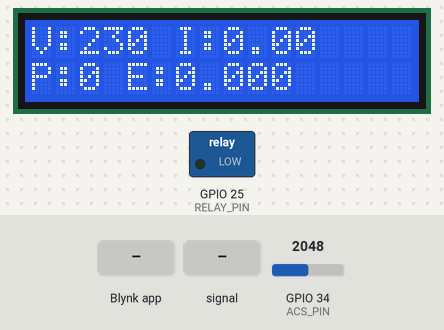
Bench run of a sketch on a simulated ESP32. Parts: 16×2 character LCD, switched loads named in the sketch (green lamp = pin HIGH). The test bench sets the inputs (shaded band); at power-on: GPIO 34 (ACS_PIN) = 2048. WiFi joins after 1.5 s; servers stay silent unless stated; what the sketch prints to the serial monitor is not drawn.

Above: at 5.1 s.
5.2 s: Blynk app writes 1 to V5
At 6.2 s:
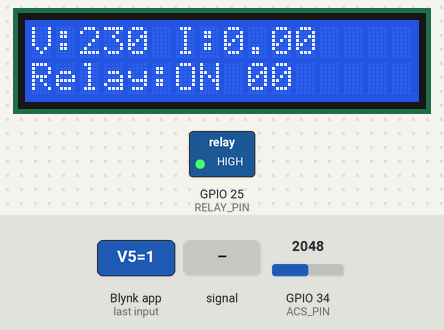
7.8 s: Blynk app writes 0 to V5
At 9.4 s:
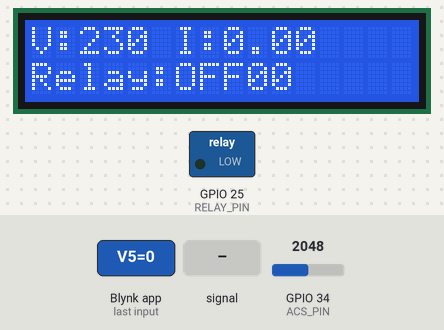
11.0 s: Blynk app writes 200 to V5
At 13.0 s:
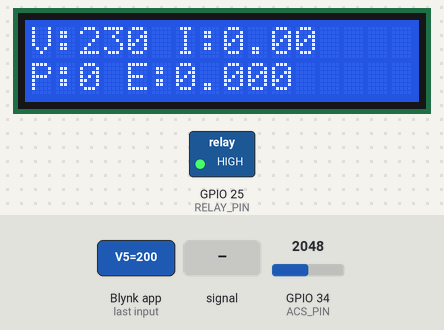
13.3 s: GPIO 34 (ACS_PIN) fed a 200 Hz sine of ±327 counts around its level
At 14.3 s:
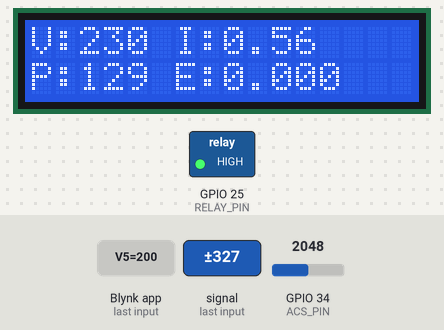
16.5 s: GPIO 34 (ACS_PIN) set to 1460
At 17.8 s:
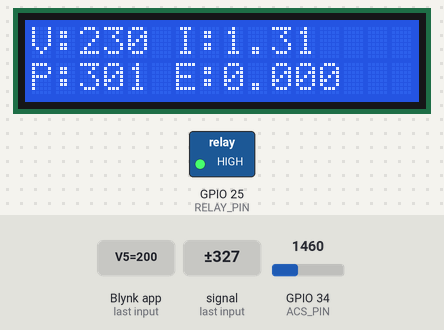
19.7 s: GPIO 34 (ACS_PIN) fed a 1000 Hz sine of ±1023 counts around its level
At 21.4 s:
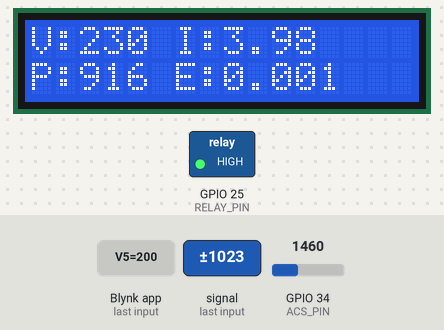
Timing chart, 0 to 22.9 s (numbered marks = the images above; inputs shaded):
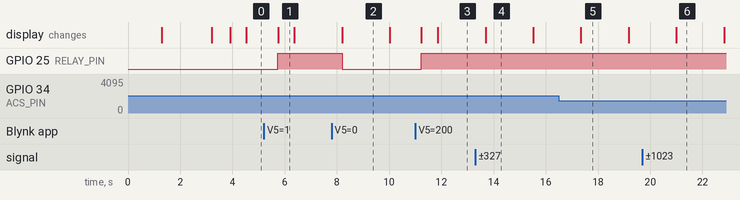

Measured:
- after the input at 5.2 s, GPIO 25 (RELAY_PIN): LOW → HIGH after 0.54 s; the display: changes after 0.55 s (image 1)
- after the input at 7.8 s, GPIO 25 (RELAY_PIN): HIGH → LOW after 0.40 s; the display: changes after 0.40 s (image 2)
- after the input at 11.0 s, GPIO 25 (RELAY_PIN): LOW → HIGH after 0.23 s; the display: first changes after 0.24 s (image 3 shows a later state)
- after the input at 13.3 s, the display: changes after 0.39 s (image 4)
- what the display in image 1 shows lasts 0.7 s, from 5.7 s to 6.4 s
- what the display in image 2 shows lasts 1.8 s, from 8.2 s to 10.0 s

The sketch:

Smart-Energy-Meter-General.ino
```cpp
/************ SMART ENERGY METER (ESP32 + ACS712 + LCD + BLYNK) ************/
#define BLYNK_TEMPLATE_ID   ""
#define BLYNK_TEMPLATE_NAME "Smart IOT Energy Meter"
#define BLYNK_AUTH_TOKEN    ""

#define BLYNK_PRINT Serial

#include <WiFi.h>
#include <BlynkSimpleEsp32.h>
#include <Wire.h>
#include <LiquidCrystal_I2C.h>

/* -------------------- WIFI / BLYNK -------------------- */
char auth[] = BLYNK_AUTH_TOKEN;
char ssid[] = "";  /*hotspot name*/
char pass[] = ""; /*hotspot pass*/

/* -------------------- PINS -------------------- */
#define RELAY_PIN 25          // Relay control pin (2N2222 driver)
#define ACS_PIN   34          // ACS712 OUT pin to GPIO34 (ADC)

/* Relay ON/OFF logic (change if opposite behaviour) */
const int RELAY_ON_LEVEL  = HIGH;
const int RELAY_OFF_LEVEL = LOW;

/* -------------------- LCD -------------------- */
LiquidCrystal_I2C lcd(0x27, 16, 2);

/* -------------------- METER CONSTANTS -------------------- */
const float MAINS_VOLTAGE = 230.0;     // fixed because no voltage sensor
const float UNIT_RATE_RS  = 7.5;       // ₹ per kWh
const float ACS712_SENSITIVITY = 0.100f; // 20A version = 100mV/A

/* RMS sampling window */
const uint16_t SAMPLE_WINDOW_MS = 600;

/* -------------------- RUNTIME VARIABLES -------------------- */
float Irms = 0.0f, PowerW = 0.0f, EnergyKWh = 0.0f, CostRs = 0.0f;
unsigned long lastUpdateMs = 0;

/* -------------------- BLYNK RELAY CONTROL (V5) -------------------- */
BLYNK_WRITE(V5) {
  int btn = param.asInt();
  digitalWrite(RELAY_PIN, btn ? RELAY_ON_LEVEL : RELAY_OFF_LEVEL);

  Blynk.virtualWrite(V5, btn);

  lcd.setCursor(0, 1);
  lcd.print("Relay:");
  lcd.print(btn ? "ON " : "OFF");
}

BLYNK_CONNECTED() {
  Blynk.syncVirtual(V5);
}

/* -------------------- Vpp Measurement -------------------- */
float measureVpp() {
  int rawMin = 4095;
  int rawMax = 0;

  unsigned long start = millis();
  while (millis() - start < SAMPLE_WINDOW_MS) {
    int v = analogRead(ACS_PIN);
    if (v < rawMin) rawMin = v;
    if (v > rawMax) rawMax = v;
  }

  float Vmin = (rawMin * 3.3f) / 4095.0f;
  float Vmax = (rawMax * 3.3f) / 4095.0f;
  return (Vmax - Vmin);
}

/* -------------------- Measurement & Calculation -------------------- */
void readAndCompute() {
  float Vpp = measureVpp();

  // RMS formula: Irms = Vpp / (2√2 × sensitivity)
  const float denom = 2.828f * ACS712_SENSITIVITY;
  float Irms_raw = Vpp / denom;

  /* ✅ CLEAN CURRENT FIX
     If relay is OFF → force current to zero
     This removes the 0.5–0.8 A noise when OFF */
  int relayState = digitalRead(RELAY_PIN);
  if (relayState == RELAY_OFF_LEVEL) {
    Irms_raw = 0.0f;
  }

  // Extra noise filtering
  if (Irms_raw < 0.10f) Irms_raw = 0.0f;

  // Smooth display
  Irms = 0.7f * Irms + 0.3f * Irms_raw;

  PowerW = MAINS_VOLTAGE * Irms;

  static unsigned long lastMs = millis();
  unsigned long now = millis();
  float dt_hours = (now - lastMs) / 3600000.0f;
  lastMs = now;

  EnergyKWh += (PowerW / 1000.0f) * dt_hours;
  CostRs     = EnergyKWh * UNIT_RATE_RS;
}

/* -------------------- LCD + Blynk Output -------------------- */
void pushOutputs() {
  lcd.setCursor(0, 0);
  lcd.print("V:"); lcd.print((int)MAINS_VOLTAGE);
  lcd.print(" I:"); lcd.print(Irms, 2);
  lcd.print(" ");

  lcd.setCursor(0, 1);
  lcd.print("P:"); lcd.print(PowerW, 0);
  lcd.print(" E:"); lcd.print(EnergyKWh, 3);

  Blynk.virtualWrite(V0, MAINS_VOLTAGE);
  Blynk.virtualWrite(V1, Irms);
  Blynk.virtualWrite(V2, PowerW);
  Blynk.virtualWrite(V3, EnergyKWh);
  Blynk.virtualWrite(V4, CostRs);
}

/* -------------------- SETUP -------------------- */
void setup() {
  Serial.begin(115200);

  pinMode(RELAY_PIN, OUTPUT);
  digitalWrite(RELAY_PIN, RELAY_OFF_LEVEL);
  pinMode(ACS_PIN, INPUT);

  lcd.init();
  lcd.backlight();
  lcd.clear();
  lcd.setCursor(0, 0); lcd.print("Smart Energy");
  lcd.setCursor(0, 1); lcd.print("Booting...");
  delay(1200);
  lcd.clear();

  WiFi.begin(ssid, pass);
  Serial.print("WiFi:");
  while (WiFi.status() != WL_CONNECTED) { delay(400); Serial.print("."); }
  Serial.println("\nWiFi OK");

  Blynk.begin(auth, ssid, pass);

  lcd.setCursor(0, 0); lcd.print("WiFi Connected");
  delay(700);
  lcd.clear();
}

/* -------------------- LOOP -------------------- */
void loop() {
  Blynk.run();
  readAndCompute();

  if (millis() - lastUpdateMs > 1500) {
    pushOutputs();
    lastUpdateMs = millis();
  }
}
```
